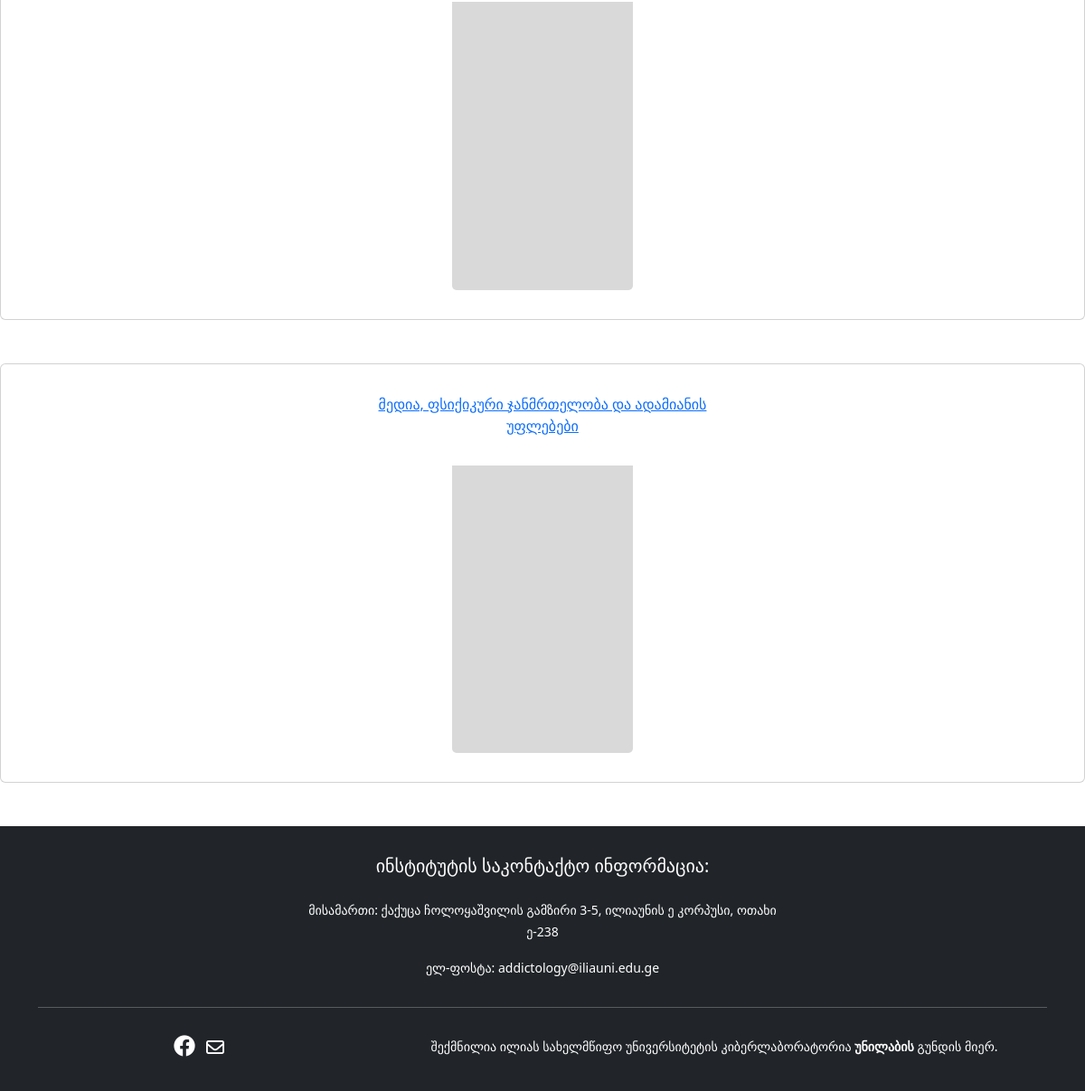
The app's page /publications/books (lower part), older data.
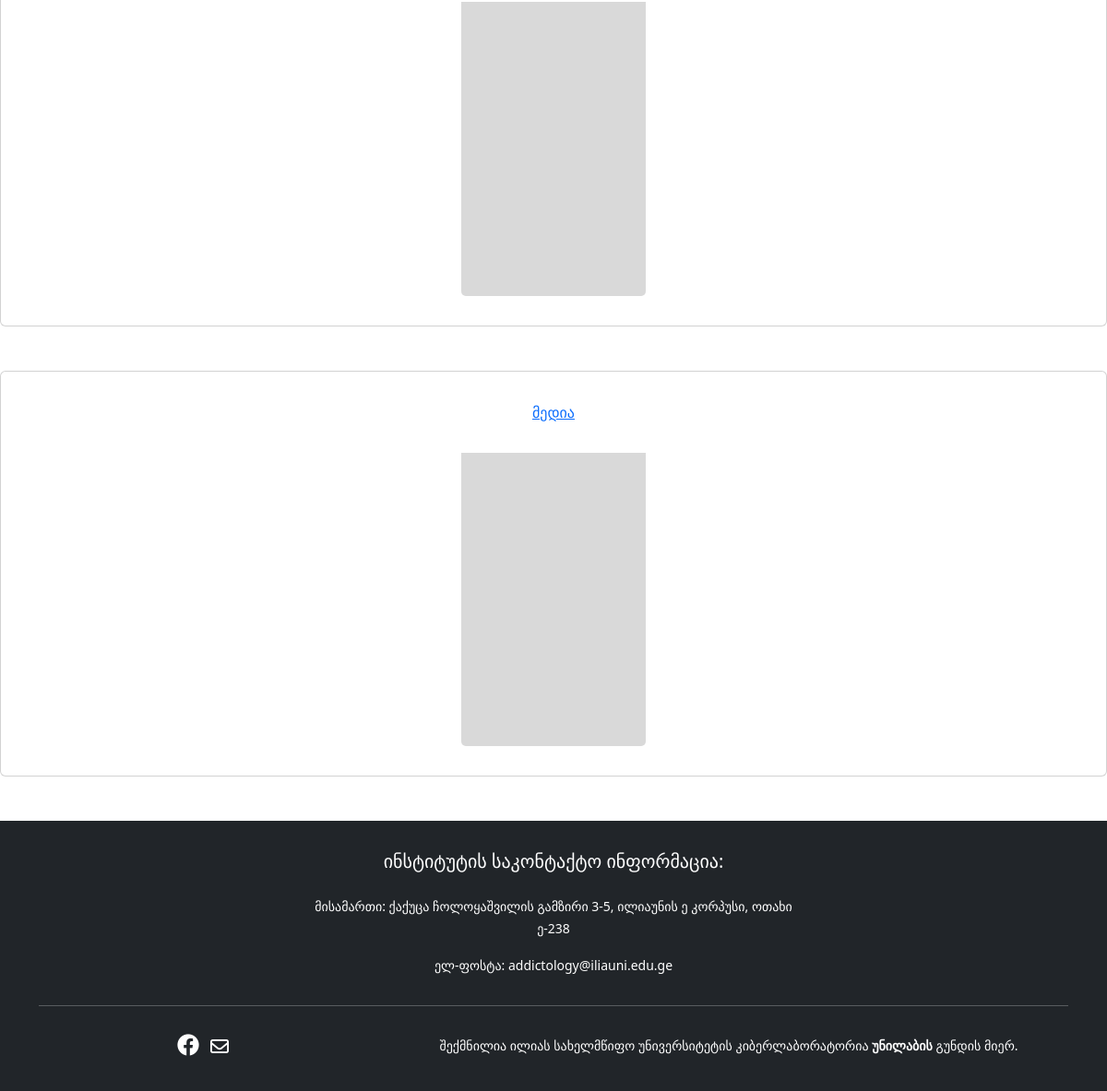
The same page, newer data.
### addiction/models/file.py (models this page shows)
class File(BaseModel):
    __tablename__='files'
    id=db.Column(db.Integer, primary_key=True)
    filename=db.Column(db.String(200))
    displayname=db.Column(db.String(200))
    file_path=db.Column(db.String(500))
    category=db.Column(db.String(200))

### addiction/views/publications/routes.py (the view, shortened to what this page needs)
@publication_blueprint.route("/publications/<string:category>", methods=['GET', 'POST'])
def publication(category):
    publications=File.query.filter_by(category=category).all()
    form=UploadForm()
    return render_template("publications/publications.html", publications=publications, name_dict=name_dict, category=category, form=form)

### addiction/templates/publications/publications.html (shortened to what this page needs)
{%extends "layouts/base.html"%}  {%block content%}
<br>
{%for i in publications%}
<div class="card mb-5 text-center align-items-center">
  <div class="card-body mt-3 col-md-4 col-lg-4" >
    <p class="card-text"><a href="{{url_for('publication.view', pdf_name=i.filename)}}">{{i.displayname}}</a></p>
  </div>
  <div class="d-flex justify-content-center mt-3 mb-3">
  <div class="col-md-2 col-lg-2 mb-3">
  <a href="{{url_for('static', filename='publications/' + i.category +'/' + i.filename)}}"><img src="{{ url_for('static', filename = 'images/img.png') }}" class="card-img-bottom" alt="..."></a>
  </div>
</div>
</div>
{%endfor%}
{%endblock%}

### addiction/templates/layouts/base.html (shortened to what this page needs)
<!doctype html>
<html lang="en">
  <head>
    <link href="https://cdn.jsdelivr.net/npm/bootstrap@5.3.0-alpha1/dist/css/bootstrap.min.css" rel="stylesheet">
    <link rel="stylesheet" href="https://cdnjs.cloudflare.com/ajax/libs/font-awesome/6.2.1/css/all.min.css" />
  </head>
  <body class="d-flex flex-column min-vh-100">
      {% block content %}
      {%endblock%}
      {%include "layouts/footer.html"%}
  </body>
</html>

### addiction/templates/layouts/navbar.html (shortened to what this page needs)
{%from "macros.html" import is_active%}

### addiction/templates/layouts/footer.html
<footer class="mt-auto bg-dark text-white pt-3 pb-3">
  <div class="container text-center text-md-left">
    <div class="row text-center text-md-left">
      <div class="col-md-6 col-lg-6 mx-auto mt-3">
        <h5 class="text-uppercase mb-4">ინსტიტუტის საკონტაქტო ინფორმაცია:</h5>
        <p>
          <small>
            მისამართი: ქაქუცა ჩოლოყაშვილის გამზირი 3-5, ილიაუნის ე კორპუსი,
            ოთახი ე-238
          </small>
        </p>
        <p><small>ელ-ფოსტა: addictology@iliauni.edu.ge</small></p>
      </div>
    </div>
    <hr class="mb-4" />
    <div class="row align-items-center">
      <div class="col-md-5 col-lg-4">
        <div class="text-center text-md-right">
          <ul class="list-unstyled list-inline">
            <li class="list-inline-item">
              <a
                href="#"
                class="btn-floating btn-sm text-white"
                style="font-size: 24px"
                ><i class="fab fa-facebook"></i
              ></a>
            </li>
            <li class="list-inline-item">
              <a
                href="#"
                class="btn-floating btn-sm text-white"
                style="font-size: 20px"
                ><i class="fa-regular fa-envelope"></i
              ></a>
            </li>
          </ul>
        </div>
      </div>
      <div class="col-md-7 col-lg-8">
        <p>
          <small>
            შექმნილია ილიას სახელმწიფო უნივერსიტეტის კიბერლაბორატორია
            <strong> უნილაბის </strong> გუნდის მიერ.
          </small>
        </p>
      </div>
    </div>
  </div>
</footer>

Row changes from the older to the newer data that the page shows:
changed File: displayname "მედია, ფსიქიკური ჯანმრთელობა და ადამიანის უფლებები" → "მედია"
